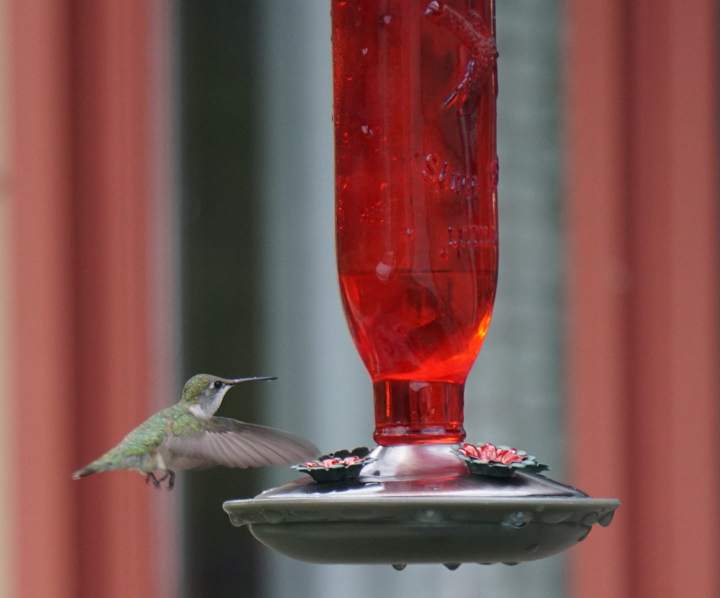
#> input picture cv_openCV_study04/hummingbird.jpg, 1440 x 1195 px (shown at 1/2 size)
$ python opencv_detail12.py
#> lines starting #> are read from the running program, lines starting #| are printed output that depends on the picture
# negative transformation
# 이미지의 반대를 찾는 변환
# 밝은 것을 어두운 것으로, 어두운 것을 밝은 것으로
# color 채널과 관련이 많이 있다.

import cv2

img = cv2.imread("hummingbird.jpg")
#> img is the input picture: shape (1195, 1440, 3); mean B, G, R 78.8, 81.9, 124.9
img = cv2.pyrDown(img)
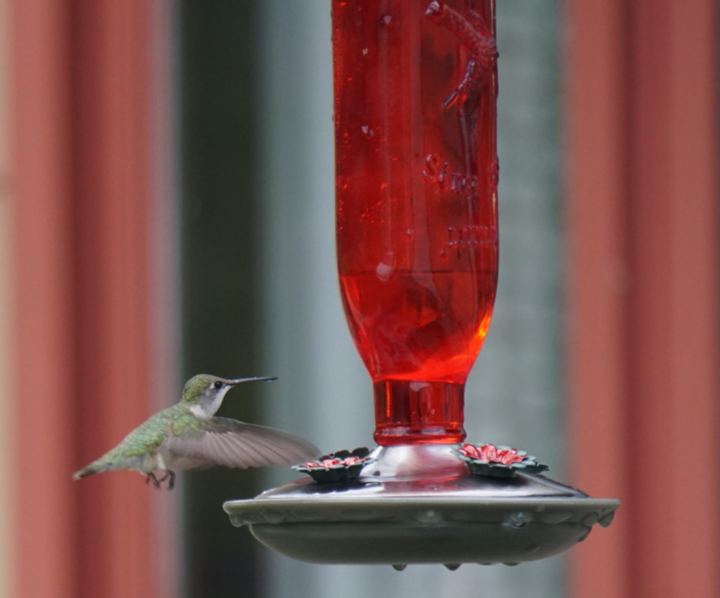
#> img: shape (598, 720, 3); mean B, G, R 78.8, 81.9, 124.9
img_neg = 1 - img
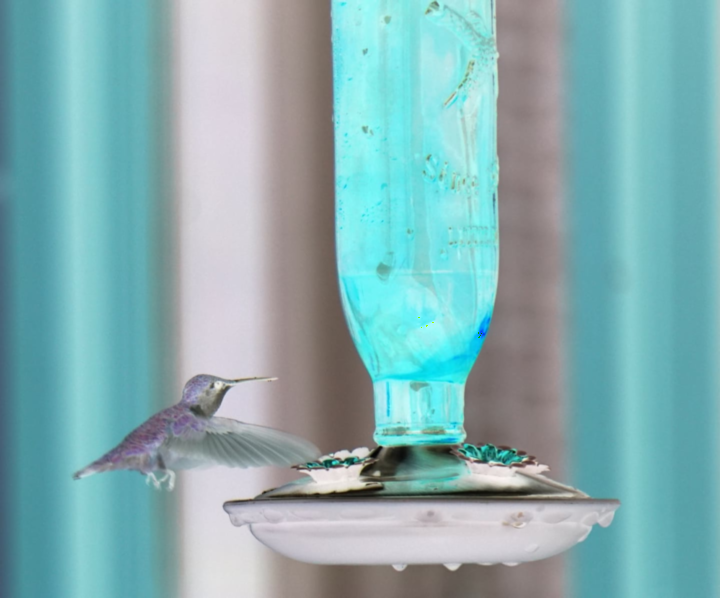
#> img_neg: shape (598, 720, 3); mean B, G, R 178.2, 175.1, 132.1


cv2.imshow("Oirginal", img)
cv2.imshow("negative", img_neg)
cv2.waitKey(0)
cv2.destroyAllWindows()
